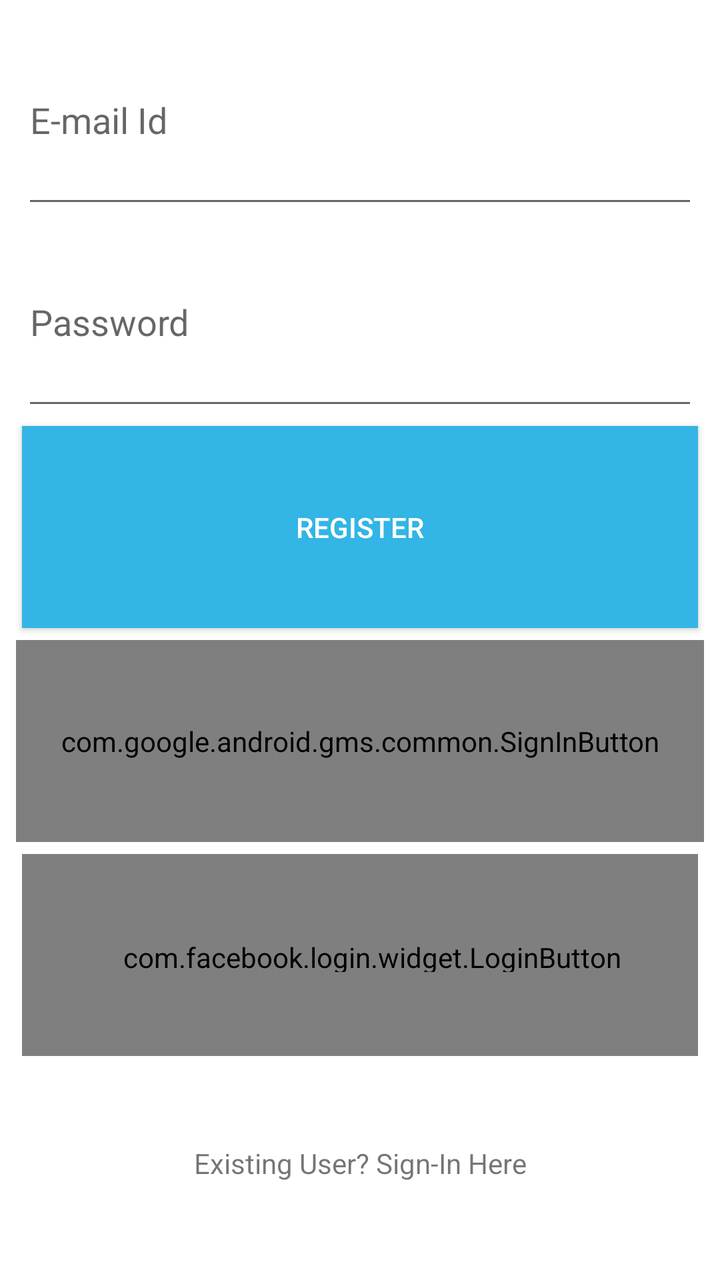
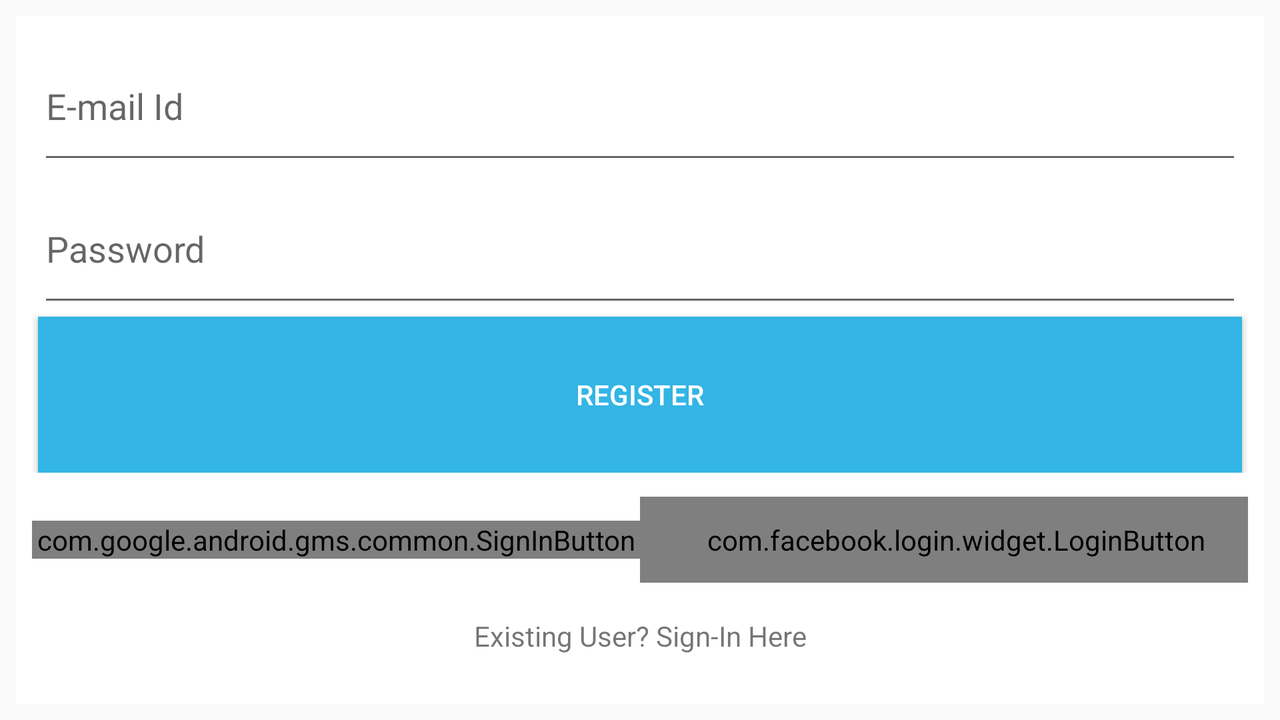

First picture: res/layout/ on a phone held upright. Second picture: the repository's own variant of that layout, on a device whose configuration matches the variant's folder. Source for both follows.
<!-- AndroidManifest.xml: activity theme AppTheme -->
<!-- res/layout/activity_main.xml -->
<?xml version="1.0" encoding="utf-8"?>
<android.support.constraint.ConstraintLayout xmlns:android="http://schemas.android.com/apk/res/android"
    xmlns:app="http://schemas.android.com/apk/res-auto"
    xmlns:tools="http://schemas.android.com/tools"
    android:layout_width="match_parent"
    android:layout_height="match_parent"
    android:background="@android:color/white"
    tools:context=".MainActivity"
    tools:layout_editor_absoluteY="81dp">

    <LinearLayout
        android:layout_margin="8dp"
        android:id="@+id/linearLayout"
        android:layout_width="0dp"
        android:layout_height="0dp"
        android:gravity="top"
        android:orientation="vertical"
        app:layout_constraintBottom_toBottomOf="parent"
        app:layout_constraintEnd_toEndOf="parent"
        app:layout_constraintStart_toStartOf="parent"
        app:layout_constraintTop_toTopOf="parent">

        <EditText
            android:id="@+id/editTextEmail"
            android:layout_width="match_parent"
            android:layout_height="0dp"
            android:layout_marginLeft="3dp"
            android:layout_marginRight="3dp"
            android:layout_weight="1"
            android:ems="10"
            android:hint="E-mail Id"
            android:inputType="textEmailAddress" />

        <EditText
            android:id="@+id/editTextPass"
            android:layout_width="match_parent"
            android:layout_height="0dp"
            android:layout_marginLeft="3dp"
            android:layout_marginRight="3dp"
            android:layout_weight="1"
            android:ems="10"
            android:hint="Password"
            android:inputType="textPassword" />

        <Button
            android:id="@+id/buttonRegister"
            android:layout_width="match_parent"
            android:layout_height="0dp"
            android:layout_margin="3dp"
            android:layout_weight="1"
            android:background="@android:color/holo_blue_light"
            android:text="Register"
            android:textColor="@android:color/white" />

        <com.google.android.gms.common.SignInButton
            android:id="@+id/sign_in_button"
            android:layout_marginBottom="3dp"
            android:layout_marginTop="3dp"
            android:layout_width="match_parent"
            android:layout_height="0dp"
            android:layout_weight="1" />

        <com.facebook.login.widget.LoginButton
            android:id="@+id/login_button"
            android:layout_width="match_parent"
            android:layout_height="0dp"
            android:layout_gravity="center_horizontal"
            android:layout_margin="3dp"
            android:layout_weight="1"
            android:paddingBottom="42dp"
            android:paddingLeft="12dp"
            android:paddingTop="42dp" />

        <TextView
            android:id="@+id/textViewOldUsr"
            android:layout_width="match_parent"
            android:layout_height="0dp"
            android:gravity="center_vertical"
            android:layout_weight="1"
            android:text="Existing User? Sign-In Here"
            android:textAlignment="center"
            android:textSize="14sp" />

    </LinearLayout>

</android.support.constraint.ConstraintLayout>
<!-- resources referenced by this layout -->
<resources>
  <style name="AppTheme" parent="Theme.AppCompat.Light.DarkActionBar">
          
          <item name="colorPrimary">@color/colorPrimary</item>
          <item name="colorPrimaryDark">@color/colorPrimaryDark</item>
          <item name="colorAccent">@color/colorAccent</item>
          <item name="android:actionOverflowButtonStyle">@style/MyActionButtonOverflow</item>
          <item name="android:homeAsUpIndicator">@drawable/ic_action_home</item>
      </style>
  <color name="colorPrimary">#2196f3</color>
  <color name="colorPrimaryDark">#1976D2</color>
  <color name="colorAccent">#ff3d00</color>
  <style name="MyActionButtonOverflow" parent="android:style/Widget.Holo.ActionButton.Overflow">
          <item name="android:src">@drawable/ic_action_menu</item>
      </style>
</resources>
<!-- res/layout-land/activity_main.xml (the repository's variant of the layout above) -->
<!-- drawn on the phone turned sideways -->
<?xml version="1.0" encoding="utf-8"?>
<android.support.constraint.ConstraintLayout xmlns:android="http://schemas.android.com/apk/res/android"
    xmlns:app="http://schemas.android.com/apk/res-auto"
    xmlns:tools="http://schemas.android.com/tools"
    android:layout_width="match_parent"
    android:layout_height="match_parent"
    android:background="@android:color/white"
    tools:context=".MainActivity"
    tools:layout_editor_absoluteY="73dp"
    android:layout_margin="8dp">

    <LinearLayout
        android:id="@+id/linearLayout"
        android:layout_width="0dp"
        android:layout_height="0dp"
        android:layout_marginBottom="8dp"
        android:layout_marginEnd="8dp"
        android:layout_marginStart="8dp"
        android:layout_marginTop="8dp"
        android:gravity="top"
        android:orientation="vertical"
        app:layout_constraintBottom_toTopOf="@+id/constraintLayout"
        app:layout_constraintEnd_toEndOf="parent"
        app:layout_constraintStart_toStartOf="parent"
        app:layout_constraintTop_toTopOf="parent">

        <EditText
            android:id="@+id/editTextEmail"
            android:layout_width="match_parent"
            android:layout_height="wrap_content"
            android:layout_marginLeft="3dp"
            android:layout_marginRight="3dp"
            android:layout_weight="1"
            android:ems="10"
            android:hint="E-mail Id"
            android:inputType="textEmailAddress" />

        <EditText
            android:id="@+id/editTextPass"
            android:layout_width="match_parent"
            android:layout_height="wrap_content"
            android:layout_marginLeft="3dp"
            android:layout_marginRight="3dp"
            android:layout_weight="1"
            android:ems="10"
            android:hint="Password"
            android:inputType="textPassword" />

        <Button
            android:id="@+id/buttonRegister"
            android:layout_width="match_parent"
            android:layout_height="wrap_content"
            android:layout_marginLeft="3dp"
            android:layout_marginRight="3dp"
            android:layout_weight="1"
            android:background="@android:color/holo_blue_light"
            android:text="Register"
            android:textColor="@android:color/white" />

    </LinearLayout>

    <TextView
        android:id="@+id/textViewOldUsr"
        android:layout_width="wrap_content"
        android:layout_height="wrap_content"
        android:layout_marginEnd="8dp"
        android:layout_marginStart="8dp"
        android:layout_marginTop="8dp"
        android:paddingBottom="5dp"
        android:paddingTop="5dp"
        android:text="Existing User? Sign-In Here"
        android:textAlignment="center"
        android:textSize="14sp"
        app:layout_constraintBottom_toBottomOf="parent"
        app:layout_constraintEnd_toEndOf="parent"
        app:layout_constraintStart_toStartOf="parent"
        app:layout_constraintTop_toTopOf="parent"
        app:layout_constraintVertical_bias="0.936" />

    <android.support.constraint.ConstraintLayout
        android:id="@+id/constraintLayout"
        android:layout_width="0dp"
        android:layout_height="wrap_content"
        android:layout_marginBottom="8dp"
        android:layout_marginEnd="8dp"
        android:layout_marginStart="8dp"
        app:layout_constraintBottom_toTopOf="@+id/textViewOldUsr"
        app:layout_constraintEnd_toEndOf="parent"
        app:layout_constraintHorizontal_bias="0.0"
        app:layout_constraintStart_toStartOf="parent">

        <com.facebook.login.widget.LoginButton
            android:id="@+id/login_button"
            android:layout_width="0dp"
            android:layout_height="wrap_content"
            android:layout_gravity="end"
            android:layout_marginBottom="4dp"
            android:layout_marginTop="4dp"
            android:layout_weight="1"
            android:paddingBottom="12dp"
            android:paddingTop="12dp"
            android:paddingLeft="12dp"
            app:layout_constraintBottom_toBottomOf="parent"
            app:layout_constraintEnd_toEndOf="parent"
            app:layout_constraintStart_toEndOf="@+id/sign_in_button"
            app:layout_constraintTop_toTopOf="parent" />

        <com.google.android.gms.common.SignInButton
            android:id="@+id/sign_in_button"
            android:layout_width="0dp"
            android:layout_height="wrap_content"
            android:layout_gravity="start"
            android:layout_weight="1"
            app:layout_constraintBottom_toBottomOf="parent"
            app:layout_constraintEnd_toStartOf="@+id/login_button"
            app:layout_constraintStart_toStartOf="parent"
            app:layout_constraintTop_toTopOf="parent" />
    </android.support.constraint.ConstraintLayout>

</android.support.constraint.ConstraintLayout>
